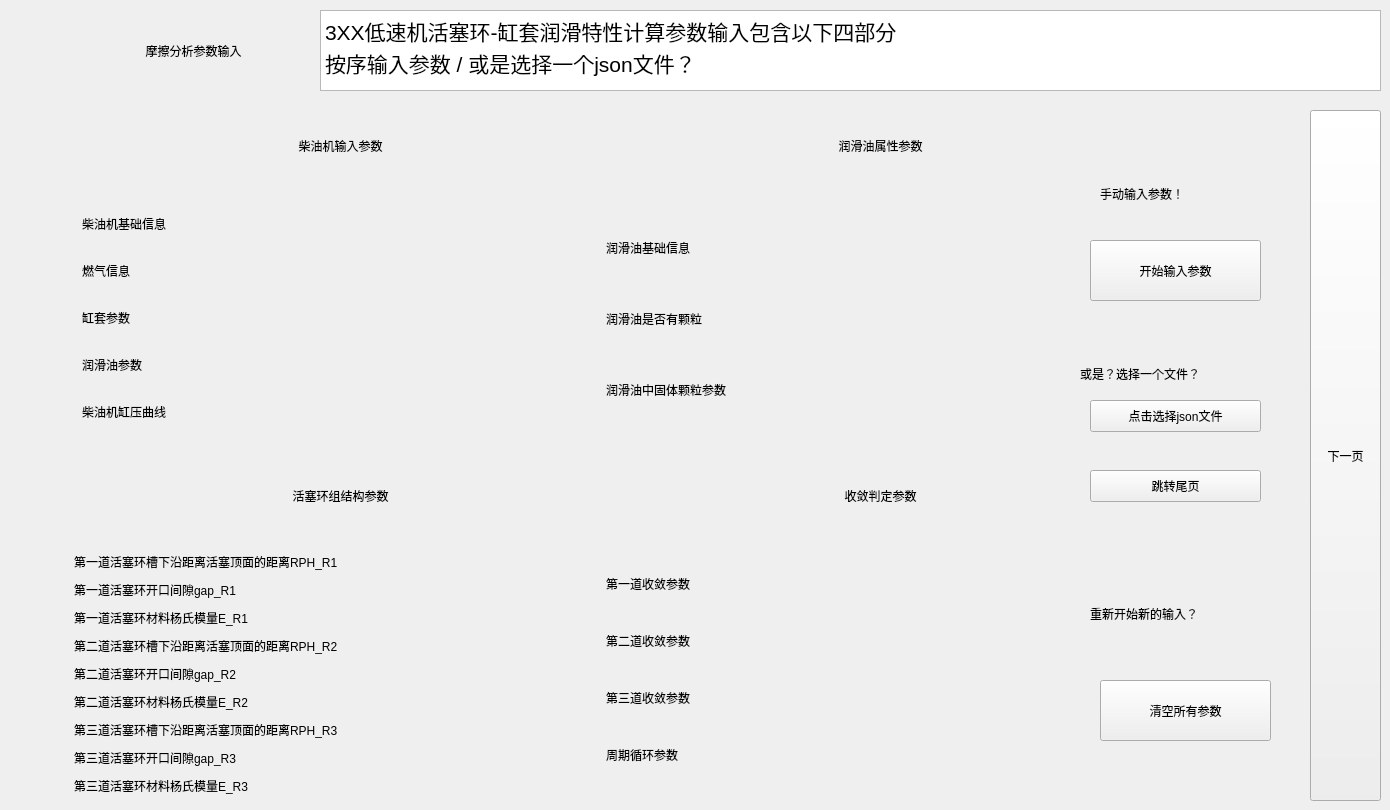
   <widget class="QWidget" name="page_21">
    <widget class="ElevatedCardWidget" name="zuoshangjiaoCardWidget_6">
     <property name="geometry">
      <rect>
       <x>20</x>
       <y>10</y>
       <width>281</width>
       <height>82</height>
      </rect>
     </property>
     <property name="minimumSize">
      <size>
       <width>281</width>
       <height>71</height>
      </size>
     </property>
     <property name="borderRadius">
      <number>10</number>
     </property>
     <layout class="QHBoxLayout" name="horizontalLayout_16">
      <item>
       <widget class="IconWidget" name="IconWidget_501">
        <property name="sizePolicy">
         <sizepolicy hsizetype="Fixed" vsizetype="Fixed">
          <horstretch>0</horstretch>
          <verstretch>0</verstretch>
         </sizepolicy>
        </property>
        <property name="minimumSize">
         <size>
          <width>60</width>
          <height>60</height>
         </size>
        </property>
       </widget>
      </item>
      <item>
       <widget class="SubtitleLabel" name="SubtitleLabel_621">
        <property name="layoutDirection">
         <enum>Qt::LeftToRight</enum>
        </property>
        <property name="text">
         <string>摩擦分析参数输入</string>
        </property>
        <property name="alignment">
         <set>Qt::AlignCenter</set>
        </property>
       </widget>
      </item>
     </layout>
    </widget>
    <widget class="TextEdit" name="TextEdit_6">
     <property name="geometry">
      <rect>
       <x>320</x>
       <y>10</y>
       <width>1061</width>
       <height>81</height>
      </rect>
     </property>
     <property name="undoRedoEnabled">
      <bool>false</bool>
     </property>
     <property name="readOnly">
      <bool>true</bool>
     </property>
     <property name="html">
      <string>&lt;!DOCTYPE HTML PUBLIC &quot;-//W3C//DTD HTML 4.0//EN&quot; &quot;http://www.w3.org/TR/REC-html40/strict.dtd&quot;&gt;
&lt;html&gt;&lt;head&gt;&lt;meta name=&quot;qrichtext&quot; content=&quot;1&quot; /&gt;&lt;style type=&quot;text/css&quot;&gt;
p, li { white-space: pre-wrap; }
&lt;/style&gt;&lt;/head&gt;&lt;body style=&quot; font-family:'Segoe UI','Microsoft YaHei','PingFang SC','SimSun'; font-size:14px; font-weight:400; font-style:normal;&quot;&gt;
&lt;p style=&quot; margin-top:0px; margin-bottom:0px; margin-left:0px; margin-right:0px; -qt-block-indent:0; text-indent:0px;&quot;&gt;&lt;span style=&quot; font-family:'黑体'; font-size:16pt; color:#000000;&quot;&gt;3XX低速机活塞环-缸套润滑特性计算参数输入包含以下四部分&lt;/span&gt;&lt;/p&gt;
&lt;p style=&quot; margin-top:0px; margin-bottom:0px; margin-left:0px; margin-right:0px; -qt-block-indent:0; text-indent:0px;&quot;&gt;&lt;span style=&quot; font-size:16pt;&quot;&gt;按序输入参数 / 或是选择一个json文件？&lt;/span&gt;&lt;/p&gt;&lt;/body&gt;&lt;/html&gt;</string>
     </property>
    </widget>
    <widget class="CardWidget" name="CardWidget_142">
     <property name="geometry">
      <rect>
       <x>20</x>
       <y>110</y>
       <width>531</width>
       <height>71</height>
      </rect>
     </property>
     <widget class="IconWidget" name="IconWidget_502">
      <property name="geometry">
       <rect>
        <x>60</x>
        <y>10</y>
        <width>51</width>
        <height>51</height>
       </rect>
      </property>
     </widget>
     <widget class="TitleLabel" name="TitleLabel_61">
      <property name="geometry">
       <rect>
        <x>130</x>
        <y>10</y>
        <width>381</width>
        <height>51</height>
       </rect>
      </property>
      <property name="text">
       <string>柴油机输入参数</string>
      </property>
      <property name="alignment">
       <set>Qt::AlignCenter</set>
      </property>
     </widget>
    </widget>
    <widget class="CardWidget" name="CardWidget_143">
     <property name="geometry">
      <rect>
       <x>20</x>
       <y>190</y>
       <width>531</width>
       <height>261</height>
      </rect>
     </property>
     <property name="minimumSize">
      <size>
       <width>531</width>
       <height>261</height>
      </size>
     </property>
     <layout class="QGridLayout" name="gridLayout_81">
      <item row="2" column="1">
       <widget class="SubtitleLabel" name="SubtitleLabel_624">
        <property name="minimumSize">
         <size>
          <width>451</width>
          <height>28</height>
         </size>
        </property>
        <property name="maximumSize">
         <size>
          <width>451</width>
          <height>28</height>
         </size>
        </property>
        <property name="text">
         <string>缸套参数</string>
        </property>
       </widget>
      </item>
      <item row="3" column="1">
       <widget class="SubtitleLabel" name="SubtitleLabel_625">
        <property name="minimumSize">
         <size>
          <width>451</width>
          <height>28</height>
         </size>
        </property>
        <property name="maximumSize">
         <size>
          <width>451</width>
          <height>28</height>
         </size>
        </property>
        <property name="text">
         <string>润滑油参数</string>
        </property>
       </widget>
      </item>
      <item row="1" column="1">
       <widget class="SubtitleLabel" name="SubtitleLabel_623">
        <property name="minimumSize">
         <size>
          <width>451</width>
          <height>28</height>
         </size>
        </property>
        <property name="maximumSize">
         <size>
          <width>451</width>
          <height>28</height>
         </size>
        </property>
        <property name="text">
         <string>燃气信息</string>
        </property>
       </widget>
      </item>
      <item row="3" column="0">
       <widget class="IconWidget" name="IconWidget_506">
        <property name="minimumSize">
         <size>
          <width>31</width>
          <height>31</height>
         </size>
        </property>
        <property name="maximumSize">
         <size>
          <width>31</width>
          <height>31</height>
         </size>
        </property>
       </widget>
      </item>
      <item row="1" column="0">
       <widget class="IconWidget" name="IconWidget_504">
        <property name="minimumSize">
         <size>
          <width>31</width>
          <height>31</height>
         </size>
        </property>
        <property name="maximumSize">
         <size>
          <width>31</width>
          <height>31</height>
         </size>
        </property>
       </widget>
      </item>
      <item row="4" column="1">
       <widget class="SubtitleLabel" name="SubtitleLabel_626">
        <property name="minimumSize">
         <size>
          <width>451</width>
          <height>28</height>
         </size>
        </property>
        <property name="maximumSize">
         <size>
          <width>451</width>
          <height>28</height>
         </size>
        </property>
        <property name="text">
         <string>柴油机缸压曲线</string>
        </property>
       </widget>
      </item>
      <item row="0" column="0">
       <widget class="IconWidget" name="IconWidget_503">
        <property name="minimumSize">
         <size>
          <width>31</width>
          <height>31</height>
         </size>
        </property>
        <property name="maximumSize">
         <size>
          <width>31</width>
          <height>31</height>
         </size>
        </property>
       </widget>
      </item>
      <item row="2" column="0">
       <widget class="IconWidget" name="IconWidget_505">
        <property name="minimumSize">
         <size>
          <width>31</width>
          <height>31</height>
         </size>
        </property>
        <property name="maximumSize">
         <size>
          <width>31</width>
          <height>31</height>
         </size>
        </property>
       </widget>
      </item>
      <item row="0" column="1">
       <widget class="SubtitleLabel" name="SubtitleLabel_622">
        <property name="minimumSize">
         <size>
          <width>451</width>
          <height>28</height>
         </size>
        </property>
        <property name="maximumSize">
         <size>
          <width>451</width>
          <height>28</height>
         </size>
        </property>
        <property name="text">
         <string>柴油机基础信息</string>
        </property>
       </widget>
      </item>
      <item row="4" column="0">
       <widget class="IconWidget" name="IconWidget_507">
        <property name="minimumSize">
         <size>
          <width>31</width>
          <height>31</height>
         </size>
        </property>
        <property name="maximumSize">
         <size>
          <width>31</width>
          <height>31</height>
         </size>
        </property>
       </widget>
      </item>
     </layout>
    </widget>
    <widget class="CardWidget" name="CardWidget_144">
     <property name="geometry">
      <rect>
       <x>20</x>
       <y>460</y>
       <width>531</width>
       <height>71</height>
      </rect>
     </property>
     <widget class="IconWidget" name="IconWidget_508">
      <property name="geometry">
       <rect>
        <x>60</x>
        <y>10</y>
        <width>51</width>
        <height>51</height>
       </rect>
      </property>
     </widget>
     <widget class="TitleLabel" name="TitleLabel_62">
      <property name="geometry">
       <rect>
        <x>130</x>
        <y>10</y>
        <width>381</width>
        <height>51</height>
       </rect>
      </property>
      <property name="text">
       <string>活塞环组结构参数</string>
      </property>
      <property name="alignment">
       <set>Qt::AlignCenter</set>
      </property>
     </widget>
    </widget>
    <widget class="CardWidget" name="CardWidget_145">
     <property name="geometry">
      <rect>
       <x>560</x>
       <y>110</y>
       <width>481</width>
       <height>71</height>
      </rect>
     </property>
     <widget class="IconWidget" name="IconWidget_509">
      <property name="geometry">
       <rect>
        <x>60</x>
        <y>10</y>
        <width>51</width>
        <height>51</height>
       </rect>
      </property>
     </widget>
     <widget class="TitleLabel" name="TitleLabel_63">
      <property name="geometry">
       <rect>
        <x>130</x>
        <y>10</y>
        <width>381</width>
        <height>51</height>
       </rect>
      </property>
      <property name="text">
       <string>润滑油属性参数</string>
      </property>
      <property name="alignment">
       <set>Qt::AlignCenter</set>
      </property>
     </widget>
    </widget>
    <widget class="CardWidget" name="CardWidget_146">
     <property name="geometry">
      <rect>
       <x>560</x>
       <y>460</y>
       <width>481</width>
       <height>71</height>
      </rect>
     </property>
     <widget class="IconWidget" name="IconWidget_510">
      <property name="geometry">
       <rect>
        <x>60</x>
        <y>10</y>
        <width>51</width>
        <height>51</height>
       </rect>
      </property>
     </widget>
     <widget class="TitleLabel" name="TitleLabel_64">
      <property name="geometry">
       <rect>
        <x>130</x>
        <y>10</y>
        <width>381</width>
        <height>51</height>
       </rect>
      </property>
      <property name="text">
       <string>收敛判定参数</string>
      </property>
      <property name="alignment">
       <set>Qt::AlignCenter</set>
      </property>
     </widget>
    </widget>
    <widget class="ElevatedCardWidget" name="ElevatedCardWidget_11">
     <property name="geometry">
      <rect>
       <x>1050</x>
       <y>110</y>
       <width>251</width>
       <height>421</height>
      </rect>
     </property>
     <widget class="PrimaryPushButton" name="PrimaryPushButton_71">
      <property name="geometry">
       <rect>
        <x>40</x>
        <y>130</y>
        <width>171</width>
        <height>61</height>
       </rect>
      </property>
      <property name="text">
       <string>开始输入参数</string>
      </property>
      <property name="hasIcon" stdset="0">
       <bool>true</bool>
      </property>
     </widget>
     <widget class="SubtitleLabel" name="SubtitleLabel_627">
      <property name="geometry">
       <rect>
        <x>50</x>
        <y>70</y>
        <width>151</width>
        <height>28</height>
       </rect>
      </property>
      <property name="text">
       <string>手动输入参数！</string>
      </property>
     </widget>
     <widget class="PrimaryPushButton" name="PrimaryPushButton_17">
      <property name="geometry">
       <rect>
        <x>40</x>
        <y>290</y>
        <width>171</width>
        <height>32</height>
       </rect>
      </property>
      <property name="text">
       <string>点击选择json文件</string>
      </property>
      <property name="hasIcon" stdset="0">
       <bool>true</bool>
      </property>
     </widget>
     <widget class="SubtitleLabel" name="SubtitleLabel_975">
      <property name="geometry">
       <rect>
        <x>30</x>
        <y>250</y>
        <width>221</width>
        <height>28</height>
       </rect>
      </property>
      <property name="text">
       <string>或是？选择一个文件？</string>
      </property>
     </widget>
     <widget class="PrimaryPushButton" name="PrimaryPushButton_18">
      <property name="geometry">
       <rect>
        <x>40</x>
        <y>360</y>
        <width>171</width>
        <height>32</height>
       </rect>
      </property>
      <property name="text">
       <string>跳转尾页</string>
      </property>
      <property name="hasIcon" stdset="0">
       <bool>true</bool>
      </property>
     </widget>
    </widget>
    <widget class="CardWidget" name="CardWidget_147">
     <property name="geometry">
      <rect>
       <x>20</x>
       <y>540</y>
       <width>531</width>
       <height>261</height>
      </rect>
     </property>
     <property name="minimumSize">
      <size>
       <width>531</width>
       <height>261</height>
      </size>
     </property>
     <layout class="QGridLayout" name="gridLayout_82">
      <property name="topMargin">
       <number>8</number>
      </property>
      <property name="bottomMargin">
       <number>8</number>
      </property>
      <item row="0" column="0">
       <widget class="IconWidget" name="IconWidget_512">
        <property name="minimumSize">
         <size>
          <width>25</width>
          <height>25</height>
         </size>
        </property>
        <property name="maximumSize">
         <size>
          <width>25</width>
          <height>25</height>
         </size>
        </property>
       </widget>
      </item>
      <item row="5" column="1">
       <widget class="SubtitleLabel" name="SubtitleLabel_628">
        <property name="minimumSize">
         <size>
          <width>451</width>
          <height>28</height>
         </size>
        </property>
        <property name="maximumSize">
         <size>
          <width>461</width>
          <height>28</height>
         </size>
        </property>
        <property name="text">
         <string>第二道活塞环材料杨氏模量E_R2</string>
        </property>
       </widget>
      </item>
      <item row="3" column="1">
       <widget class="SubtitleLabel" name="SubtitleLabel_629">
        <property name="minimumSize">
         <size>
          <width>451</width>
          <height>28</height>
         </size>
        </property>
        <property name="maximumSize">
         <size>
          <width>461</width>
          <height>28</height>
         </size>
        </property>
        <property name="text">
         <string>第二道活塞环槽下沿距离活塞顶面的距离RPH_R2</string>
        </property>
       </widget>
      </item>
      <item row="5" column="0">
       <widget class="IconWidget" name="IconWidget_513">
        <property name="minimumSize">
         <size>
          <width>25</width>
          <height>25</height>
         </size>
        </property>
        <property name="maximumSize">
         <size>
          <width>25</width>
          <height>25</height>
         </size>
        </property>
       </widget>
      </item>
      <item row="2" column="0">
       <widget class="IconWidget" name="IconWidget_514">
        <property name="minimumSize">
         <size>
          <width>25</width>
          <height>25</height>
         </size>
        </property>
        <property name="maximumSize">
         <size>
          <width>25</width>
          <height>25</height>
         </size>
        </property>
       </widget>
      </item>
      <item row="1" column="1">
       <widget class="SubtitleLabel" name="SubtitleLabel_630">
        <property name="minimumSize">
         <size>
          <width>451</width>
          <height>28</height>
         </size>
        </property>
        <property name="maximumSize">
         <size>
          <width>461</width>
          <height>28</height>
         </size>
        </property>
        <property name="text">
         <string>第一道活塞环开口间隙gap_R1</string>
        </property>
       </widget>
      </item>
      <item row="6" column="0">
       <widget class="IconWidget" name="IconWidget_515">
        <property name="minimumSize">
         <size>
          <width>25</width>
          <height>25</height>
         </size>
        </property>
        <property name="maximumSize">
         <size>
          <width>25</width>
          <height>25</height>
         </size>
        </property>
       </widget>
      </item>
      <item row="1" column="0">
       <widget class="IconWidget" name="IconWidget_516">
        <property name="minimumSize">
         <size>
          <width>25</width>
          <height>25</height>
         </size>
        </property>
        <property name="maximumSize">
         <size>
          <width>25</width>
          <height>25</height>
         </size>
        </property>
       </widget>
      </item>
      <item row="4" column="0">
       <widget class="IconWidget" name="IconWidget_517">
        <property name="minimumSize">
         <size>
          <width>25</width>
          <height>25</height>
         </size>
        </property>
        <property name="maximumSize">
         <size>
          <width>25</width>
          <height>25</height>
         </size>
        </property>
       </widget>
      </item>
      <item row="4" column="1">
       <widget class="SubtitleLabel" name="SubtitleLabel_631">
        <property name="minimumSize">
         <size>
          <width>451</width>
          <height>28</height>
         </size>
        </property>
        <property name="maximumSize">
         <size>
          <width>461</width>
          <height>28</height>
         </size>
        </property>
        <property name="text">
         <string>第二道活塞环开口间隙gap_R2</string>
        </property>
       </widget>
      </item>
      <item row="3" column="0">
       <widget class="IconWidget" name="IconWidget_518">
        <property name="minimumSize">
         <size>
          <width>25</width>
          <height>25</height>
         </size>
        </property>
        <property name="maximumSize">
         <size>
          <width>25</width>
          <height>25</height>
         </size>
        </property>
       </widget>
      </item>
      <item row="7" column="0">
       <widget class="IconWidget" name="IconWidget_519">
        <property name="minimumSize">
         <size>
          <width>25</width>
          <height>25</height>
         </size>
        </property>
        <property name="maximumSize">
         <size>
          <width>25</width>
          <height>25</height>
         </size>
        </property>
       </widget>
      </item>
      <item row="2" column="1">
       <widget class="SubtitleLabel" name="SubtitleLabel_632">
        <property name="minimumSize">
         <size>
          <width>451</width>
          <height>28</height>
         </size>
        </property>
        <property name="maximumSize">
         <size>
          <width>461</width>
          <height>28</height>
         </size>
        </property>
        <property name="text">
         <string>第一道活塞环材料杨氏模量E_R1</string>
        </property>
       </widget>
      </item>
      <item row="0" column="1">
       <widget class="SubtitleLabel" name="SubtitleLabel_633">
        <property name="minimumSize">
         <size>
          <width>451</width>
          <height>28</height>
         </size>
        </property>
        <property name="maximumSize">
         <size>
          <width>461</width>
          <height>28</height>
         </size>
        </property>
        <property name="text">
         <string>第一道活塞环槽下沿距离活塞顶面的距离RPH_R1</string>
        </property>
       </widget>
      </item>
      <item row="8" column="0">
       <widget class="IconWidget" name="IconWidget_520">
        <property name="minimumSize">
         <size>
          <width>25</width>
          <height>25</height>
         </size>
        </property>
        <property name="maximumSize">
         <size>
          <width>25</width>
          <height>25</height>
         </size>
        </property>
       </widget>
      </item>
      <item row="6" column="1">
       <widget class="SubtitleLabel" name="SubtitleLabel_634">
        <property name="minimumSize">
         <size>
          <width>451</width>
          <height>28</height>
         </size>
        </property>
        <property name="maximumSize">
         <size>
          <width>461</width>
          <height>28</height>
         </size>
        </property>
        <property name="text">
         <string>第三道活塞环槽下沿距离活塞顶面的距离RPH_R3</string>
        </property>
       </widget>
      </item>
      <item row="7" column="1">
       <widget class="SubtitleLabel" name="SubtitleLabel_635">
        <property name="minimumSize">
         <size>
          <width>451</width>
          <height>28</height>
         </size>
        </property>
        <property name="maximumSize">
         <size>
          <width>461</width>
          <height>28</height>
         </size>
        </property>
        <property name="text">
         <string>第三道活塞环开口间隙gap_R3</string>
        </property>
       </widget>
      </item>
      <item row="8" column="1">
       <widget class="SubtitleLabel" name="SubtitleLabel_636">
        <property name="minimumSize">
         <size>
          <width>451</width>
          <height>28</height>
         </size>
        </property>
        <property name="maximumSize">
         <size>
          <width>461</width>
          <height>28</height>
         </size>
        </property>
        <property name="text">
         <string>第三道活塞环材料杨氏模量E_R3</string>
        </property>
       </widget>
      </item>
     </layout>
    </widget>
    <widget class="CardWidget" name="CardWidget_148">
     <property name="geometry">
      <rect>
       <x>560</x>
       <y>190</y>
       <width>481</width>
       <height>261</height>
      </rect>
     </property>
     <property name="minimumSize">
      <size>
       <width>450</width>
       <height>261</height>
      </size>
     </property>
     <layout class="QGridLayout" name="gridLayout_83">
      <item row="0" column="0">
       <widget class="IconWidget" name="IconWidget_521">
        <property name="minimumSize">
         <size>
          <width>31</width>
          <height>31</height>
         </size>
        </property>
        <property name="maximumSize">
         <size>
          <width>31</width>
          <height>31</height>
         </size>
        </property>
       </widget>
      </item>
      <item row="2" column="0">
       <widget class="IconWidget" name="IconWidget_522">
        <property name="minimumSize">
         <size>
          <width>31</width>
          <height>31</height>
         </size>
        </property>
        <property name="maximumSize">
         <size>
          <width>31</width>
          <height>31</height>
         </size>
        </property>
       </widget>
      </item>
      <item row="1" column="0">
       <widget class="IconWidget" name="IconWidget_523">
        <property name="minimumSize">
         <size>
          <width>31</width>
          <height>31</height>
         </size>
        </property>
        <property name="maximumSize">
         <size>
          <width>31</width>
          <height>31</height>
         </size>
        </property>
       </widget>
      </item>
      <item row="1" column="1">
       <widget class="SubtitleLabel" name="SubtitleLabel_637">
        <property name="minimumSize">
         <size>
          <width>451</width>
          <height>28</height>
         </size>
        </property>
        <property name="maximumSize">
         <size>
          <width>451</width>
          <height>28</height>
         </size>
        </property>
        <property name="text">
         <string>润滑油是否有颗粒</string>
        </property>
       </widget>
      </item>
      <item row="2" column="1">
       <widget class="SubtitleLabel" name="SubtitleLabel_638">
        <property name="minimumSize">
         <size>
          <width>451</width>
          <height>28</height>
         </size>
        </property>
        <property name="maximumSize">
         <size>
          <width>451</width>
          <height>28</height>
         </size>
        </property>
        <property name="text">
         <string>润滑油中固体颗粒参数</string>
        </property>
       </widget>
      </item>
      <item row="0" column="1">
       <widget class="SubtitleLabel" name="SubtitleLabel_639">
        <property name="minimumSize">
         <size>
          <width>451</width>
          <height>28</height>
         </size>
        </property>
        <property name="maximumSize">
         <size>
          <width>451</width>
          <height>28</height>
         </size>
        </property>
        <property name="text">
         <string>润滑油基础信息</string>
        </property>
       </widget>
      </item>
     </layout>
    </widget>
    <widget class="CardWidget" name="CardWidget_149">
     <property name="geometry">
      <rect>
       <x>560</x>
       <y>540</y>
       <width>481</width>
       <height>261</height>
      </rect>
     </property>
     <property name="minimumSize">
      <size>
       <width>450</width>
       <height>261</height>
      </size>
     </property>
     <layout class="QGridLayout" name="gridLayout_84">
      <item row="0" column="0">
       <widget class="IconWidget" name="IconWidget_524">
        <property name="minimumSize">
         <size>
          <width>31</width>
          <height>31</height>
         </size>
        </property>
        <property name="maximumSize">
         <size>
          <width>31</width>
          <height>31</height>
         </size>
        </property>
       </widget>
      </item>
      <item row="1" column="1">
       <widget class="SubtitleLabel" name="SubtitleLabel_640">
        <property name="minimumSize">
         <size>
          <width>451</width>
          <height>28</height>
         </size>
        </property>
        <property name="maximumSize">
         <size>
          <width>451</width>
          <height>28</height>
         </size>
        </property>
        <property name="text">
         <string>第二道收敛参数</string>
        </property>
       </widget>
      </item>
      <item row="2" column="1">
       <widget class="SubtitleLabel" name="SubtitleLabel_641">
        <property name="minimumSize">
         <size>
          <width>451</width>
          <height>28</height>
         </size>
        </property>
        <property name="maximumSize">
         <size>
          <width>451</width>
          <height>28</height>
         </size>
        </property>
        <property name="text">
         <string>第三道收敛参数</string>
        </property>
       </widget>
      </item>
      <item row="1" column="0">
       <widget class="IconWidget" name="IconWidget_525">
        <property name="minimumSize">
         <size>
          <width>31</width>
          <height>31</height>
         </size>
        </property>
        <property name="maximumSize">
         <size>
          <width>31</width>
          <height>31</height>
         </size>
        </property>
       </widget>
      </item>
      <item row="0" column="1">
       <widget class="SubtitleLabel" name="SubtitleLabel_642">
        <property name="minimumSize">
         <size>
          <width>451</width>
          <height>28</height>
         </size>
        </property>
        <property name="maximumSize">
         <size>
          <width>451</width>
          <height>28</height>
         </size>
        </property>
        <property name="text">
         <string>第一道收敛参数</string>
        </property>
       </widget>
      </item>
      <item row="2" column="0">
       <widget class="IconWidget" name="IconWidget_526">
        <property name="minimumSize">
         <size>
          <width>31</width>
          <height>31</height>
         </size>
        </property>
        <property name="maximumSize">
         <size>
          <width>31</width>
          <height>31</height>
         </size>
        </property>
       </widget>
      </item>
      <item row="3" column="0">
       <widget class="IconWidget" name="IconWidget_527">
        <property name="minimumSize">
         <size>
          <width>31</width>
          <height>31</height>
         </size>
        </property>
        <property name="maximumSize">
         <size>
          <width>31</width>
          <height>31</height>
         </size>
        </property>
       </widget>
      </item>
      <item row="3" column="1">
       <widget class="SubtitleLabel" name="SubtitleLabel_643">
        <property name="minimumSize">
         <size>
          <width>451</width>
          <height>28</height>
         </size>
        </property>
        <property name="maximumSize">
         <size>
          <width>451</width>
          <height>28</height>
         </size>
        </property>
        <property name="text">
         <string>周期循环参数</string>
        </property>
       </widget>
      </item>
     </layout>
    </widget>
    <widget class="ElevatedCardWidget" name="ElevatedCardWidget_12">
     <property name="geometry">
      <rect>
       <x>1050</x>
       <y>540</y>
       <width>251</width>
       <height>261</height>
      </rect>
     </property>
     <widget class="SubtitleLabel" name="SubtitleLabel_644">
      <property name="geometry">
       <rect>
        <x>40</x>
        <y>60</y>
        <width>191</width>
        <height>28</height>
       </rect>
      </property>
      <property name="text">
       <string>重新开始新的输入？</string>
      </property>
     </widget>
     <widget class="PrimaryPushButton" name="PrimaryPushButton_72">
      <property name="geometry">
       <rect>
        <x>50</x>
        <y>140</y>
        <width>171</width>
        <height>61</height>
       </rect>
      </property>
      <property name="text">
       <string>清空所有参数</string>
      </property>
      <property name="hasIcon" stdset="0">
       <bool>true</bool>
      </property>
     </widget>
    </widget>
    <widget class="PrimaryPushButton" name="PrimaryPushButton_128">
     <property name="geometry">
      <rect>
       <x>1310</x>
       <y>110</y>
       <width>71</width>
       <height>691</height>
      </rect>
     </property>
     <property name="text">
      <string>下一页</string>
     </property>
    </widget>
   </widget>
